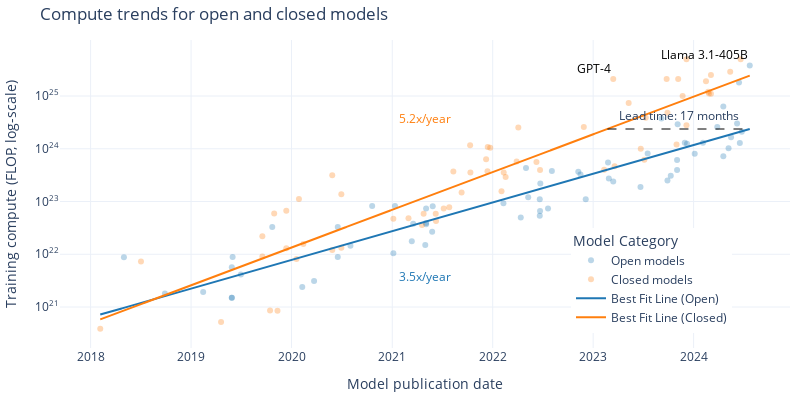

Write notebook code for a chart like this one.
### Markdown cell above
## Plot predictions

### Code cell
# Graph of the different model fits using plotly

model = 'simple'  # ['simple', 'kinked']
colors = {'open': '#1f77b4', 'closed': '#ff7f0e'}  # Using default plotly colors

# Parameters for the simple model
kink_count = 0
allow_discontinuities = False
same_intercepts = (False,)
same_slopes = (False,)

def plot_model(df, model_type, kink_count=1, allow_discontinuities=False):
    if model_type == 'simple':
        fit_result = fit_n_phase_exponential(df, 0, same_intercepts, same_slopes)
    else:
        fit_result = fit_n_phase_exponential(df, kink_count, allow_discontinuities, same_intercepts, same_slopes)

    df_open = df[df['category'] == 'Open']
    df_closed = df[df['category'] == 'Closed']

    fig = go.Figure()

    # Plot the original data points
    fig.add_trace(go.Scatter(
        x=df_open['date'], y=df_open['log_flop'],
        mode='markers', name='Open models',
        marker=dict(color=colors['open'], opacity=0.3)
    ))
    fig.add_trace(go.Scatter(
        x=df_closed['date'], y=df_closed['log_flop'],
        mode='markers', name='Closed models',
        marker=dict(color=colors['closed'], opacity=0.3)
    ))

    # Plot the fit lines
    date_grid = pd.date_range(start=df['date'].min(), end=df['date'].max(), freq='D')
    log_flop_open = fit_result.predict(pd.Series(date_grid), pd.Series(['Open'] * len(date_grid)))
    log_flop_closed = fit_result.predict(pd.Series(date_grid), pd.Series(['Closed'] * len(date_grid)))
    
    fig.add_trace(go.Scatter(
        x=date_grid, y=log_flop_open,
        mode='lines', name='Best Fit Line (Open)',
        line=dict(color=colors['open'])
    ))
    fig.add_trace(go.Scatter(
        x=date_grid, y=log_flop_closed,
        mode='lines', name='Best Fit Line (Closed)',
        line=dict(color=colors['closed'])
    ))

    # Add slope labels
    points = [df['date'].min()] + fit_result.break_points_dt + [df['date'].max()]
    for i in range(len(points) - 1):
        for category in ['open', 'closed']:
            mid = points[i] + (points[i+1] - points[i]) / 2
            y = fit_result.predict(pd.Series([mid]), pd.Series([category]))[0]
            fig.add_annotation(
                x=mid, y=y + 1.5 * (1 if category == 'closed' else -1),
                text=f'{10**fit_result.oom_year_slopes[category][i]:0.1f}x/year',
                showarrow=False,
                font=dict(size=12, color=colors[category])
            )

    # Plot horizontal line segment showing the lead time
    lead_time_years = calculate_lead_time(df, fit_result)
    end_date = df['date'].max()
    start_date = end_date - pd.DateOffset(days=int(lead_time_years * 365.25))
    y_value = fit_result.predict(pd.Series([end_date]), pd.Series(['Open']))[0]
    fig.add_shape(
        type="line",
        x0=start_date, y0=y_value, x1=end_date, y1=y_value,
        line=dict(color="black", width=1, dash="dash")
    )
    fig.add_annotation(
        x=(start_date + (end_date - start_date) * 0.5), y=y_value+0.25,
        text=f'Lead time: {lead_time_years*12:.0f} months',
        showarrow=False,
    )

    # Annotate some key models with text
    key_models = ['GPT-4', 'Llama 3.1-405B']
    for model_name in key_models:
        model_row = df_filtered[df_filtered['System'] == model_name]
        fig.add_annotation(
            x=model_row['date'].iloc[0], y=model_row['log_flop'].iloc[0],
            text=model_name,
            showarrow=False,
            font=dict(size=12, color='black'),
            xanchor='right', yanchor='bottom'
        )

    # Update layout
    fig.update_layout(
        template='plotly_white',
        width=800,
        height=400,
        title='Compute trends for open and closed models',
        xaxis_title='Model publication date',
        yaxis_title='Training compute (FLOP, log-scale)',
        legend_title='Model Category',
        legend=dict(
            x=0.7,
            y=0.05
        ),
        margin=dict(l=10, r=10, t=40, b=10),
        xaxis=dict(
            tickformat='%Y',
            dtick='M12',
        ),
        yaxis=dict(
            tickmode='array',
            tickvals=list(range(int(df['log_flop'].min()), int(df['log_flop'].max())+1)),
            ticktext=[f'10<sup>{i}</sup>' for i in range(int(df['log_flop'].min()), int(df['log_flop'].max())+1)]
        )
    )

    fname = f'compute_regression_{model_selection}_frontier={frontier_selection}_top{top_n}_cutoff={cutoff_date}_{model_type}_kinks={kink_count}'
    save_plot(fig, results_dir, fname)

    fig.show()

plot_model(df_filtered, model, kink_count)

### Figure 1 — Plotly figure (JSON) as saved in the notebook; plotly's stock layout.template omitted (floating-point values rounded to 4 significant figures; data arrays with more than 128 entries replaced by an {"elided": "..."} marker saying what was removed)
{"data": [{"marker": {"color": "#1f77b4", "opacity": 0.3}, "mode": "markers", "name": "Open models", "type": "scatter", "x": ["2018-05-02T00:00:00", "2018-09-28T00:00:00", "2019-02-14T00:00:00", "2019-05-29T00:00:00", "2019-05-29T00:00:00", "2019-05-29T00:00:00", "2019-06-01T00:00:00", "2019-07-01T00:00:00", "2019-10-23T00:00:00", "2020-02-09T00:00:00", "2020-03-23T00:00:00", "2020-06-17T00:00:00", "2020-06-17T00:00:00", "2020-08-02T00:00:00", "2020-10-20T00:00:00", "2021-01-05T00:00:00", "2021-01-11T00:00:00", "2021-03-13T00:00:00", "2021-03-18T00:00:00", "2021-05-01T00:00:00", "2021-05-04T00:00:00", "2021-05-04T00:00:00", "2021-05-04T00:00:00", "2021-05-26T00:00:00", "2021-05-28T00:00:00", "2022-02-09T00:00:00", "2022-04-13T00:00:00", "2022-05-02T00:00:00", "2022-05-10T00:00:00", "2022-06-21T00:00:00", "2022-06-21T00:00:00", "2022-06-22T00:00:00", "2022-06-23T00:00:00", "2022-07-21T00:00:00", "2022-08-04T00:00:00", "2022-11-08T00:00:00", "2022-11-16T00:00:00", "2022-12-05T00:00:00", "2023-02-24T00:00:00", "2023-02-27T00:00:00", "2023-03-15T00:00:00", "2023-06-22T00:00:00", "2023-07-18T00:00:00", "2023-09-06T00:00:00", "2023-09-28T00:00:00", "2023-10-10T00:00:00", "2023-11-02T00:00:00", "2023-11-02T00:00:00", "2023-11-04T00:00:00", "2023-11-30T00:00:00", "2023-12-08T00:00:00", "2024-01-05T00:00:00", "2024-02-04T00:00:00", "2024-03-27T00:00:00", "2024-04-18T00:00:00", "2024-04-18T00:00:00", "2024-05-07T00:00:00", "2024-05-16T00:00:00", "2024-06-07T00:00:00", "2024-06-14T00:00:00", "2024-06-17T00:00:00", "2024-06-24T00:00:00", "2024-07-23T00:00:00"], "y": [21.94, 21.26, 21.28, 21.18, 21.18, 21.76, 21.95, 21.62, 22.52, 21.38, 21.49, 21.95, 22.52, 22.16, 22.91, 22.02, 22.91, 22.25, 22.58, 22.18, 22.59, 22.87, 22.57, 22.43, 22.91, 22.97, 22.7, 23.63, 23.08, 23.04, 22.73, 22.82, 23.34, 22.87, 23.58, 23.56, 23.51, 23.04, 23.74, 23.44, 23.38, 23.28, 23.91, 24.58, 23.4, 23.49, 23.6, 23.79, 24.46, 24.11, 24.1, 23.91, 24.11, 24.41, 24.8, 23.86, 24.01, 24.22, 24.48, 25.26, 24.11, 24.32, 25.58]}, {"marker": {"color": "#ff7f0e", "opacity": 0.3}, "mode": "markers", "name": "Closed models", "type": "scatter", "x": ["2018-02-05T00:00:00", "2018-07-03T00:00:00", "2019-04-20T00:00:00", "2019-09-17T00:00:00", "2019-09-17T00:00:00", "2019-10-15T00:00:00", "2019-10-30T00:00:00", "2019-11-11T00:00:00", "2019-12-13T00:00:00", "2019-12-13T00:00:00", "2020-01-19T00:00:00", "2020-01-28T00:00:00", "2020-02-13T00:00:00", "2020-05-28T00:00:00", "2020-05-28T00:00:00", "2020-06-30T00:00:00", "2020-06-30T00:00:00", "2021-01-05T00:00:00", "2021-03-01T00:00:00", "2021-04-19T00:00:00", "2021-04-25T00:00:00", "2021-06-08T00:00:00", "2021-06-09T00:00:00", "2021-07-07T00:00:00", "2021-07-27T00:00:00", "2021-08-11T00:00:00", "2021-09-10T00:00:00", "2021-10-11T00:00:00", "2021-10-12T00:00:00", "2021-12-08T00:00:00", "2021-12-13T00:00:00", "2021-12-14T00:00:00", "2021-12-23T00:00:00", "2022-02-02T00:00:00", "2022-02-10T00:00:00", "2022-02-17T00:00:00", "2022-03-29T00:00:00", "2022-04-04T00:00:00", "2022-06-09T00:00:00", "2022-06-22T00:00:00", "2022-11-28T00:00:00", "2023-02-10T00:00:00", "2023-03-15T00:00:00", "2023-03-20T00:00:00", "2023-05-10T00:00:00", "2023-06-23T00:00:00", "2023-07-06T00:00:00", "2023-07-11T00:00:00", "2023-09-25T00:00:00", "2023-09-28T00:00:00", "2023-10-31T00:00:00", "2023-11-06T00:00:00", "2023-11-22T00:00:00", "2023-12-06T00:00:00", "2023-12-06T00:00:00", "2024-02-15T00:00:00", "2024-02-23T00:00:00", "2024-02-26T00:00:00", "2024-03-04T00:00:00", "2024-03-04T00:00:00", "2024-05-13T00:00:00", "2024-06-20T00:00:00"], "y": [20.59, 21.86, 20.72, 21.96, 22.34, 20.93, 22.77, 20.93, 22.83, 22.11, 21.91, 23.05, 22.2, 22.08, 23.5, 22.12, 23.14, 22.67, 22.68, 22.56, 22.77, 22.77, 22.63, 22.87, 22.89, 23.57, 23.17, 24.07, 23.55, 23.8, 23.57, 24.03, 24.02, 23.2, 23.55, 23.46, 23.76, 24.4, 23.75, 23.6, 24.41, 23.6, 25.32, 23.67, 24.87, 24.0, 23.79, 24.59, 25.32, 24.68, 24.08, 25.32, 25.0, 24.45, 25.7, 25.28, 25.08, 25.05, 25.4, 25.04, 25.46, 25.7]}, {"line": {"color": "#1f77b4"}, "mode": "lines", "name": "Best Fit Line (Open)", "type": "scatter", "x": {"elided": "2361 str values"}, "y": {"elided": "2361 float values"}}, {"line": {"color": "#ff7f0e"}, "mode": "lines", "name": "Best Fit Line (Closed)", "type": "scatter", "x": {"elided": "2361 str values"}, "y": {"elided": "2361 float values"}}], "layout": {"annotations": [{"font": {"color": "#1f77b4", "size": 12}, "showarrow": false, "text": "3.5x/year", "x": "2021-04-30T00:00:00", "y": 21.58}, {"font": {"color": "#ff7f0e", "size": 12}, "showarrow": false, "text": "5.2x/year", "x": "2021-04-30T00:00:00", "y": 24.58}, {"showarrow": false, "text": "Lead time: 17 months", "x": "2023-11-07T12:00:00", "y": 24.62}, {"font": {"color": "black", "size": 12}, "showarrow": false, "text": "GPT-4", "x": "2023-03-15T00:00:00", "xanchor": "right", "y": 25.32, "yanchor": "bottom"}, {"font": {"color": "black", "size": 12}, "showarrow": false, "text": "Llama 3.1-405B", "x": "2024-07-23T00:00:00", "xanchor": "right", "y": 25.58, "yanchor": "bottom"}], "height": 400, "legend": {"title": {"text": "Model Category"}, "x": 0.7, "y": 0.05}, "margin": {"b": 10, "l": 10, "r": 10, "t": 40}, "shapes": [{"line": {"color": "black", "dash": "dash", "width": 1}, "type": "line", "x0": "2023-02-22T00:00:00", "x1": "2024-07-23T00:00:00", "y0": 24.37, "y1": 24.37}], "title": {"text": "Compute trends for open and closed models"}, "width": 800, "xaxis": {"dtick": "M12", "tickformat": "%Y", "title": {"text": "Model publication date"}}, "yaxis": {"tickmode": "array", "ticktext": ["10<sup>20</sup>", "10<sup>21</sup>", "10<sup>22</sup>", "10<sup>23</sup>", "10<sup>24</sup>", "10<sup>25</sup>"], "tickvals": [20, 21, 22, 23, 24, 25], "title": {"text": "Training compute (FLOP, log-scale)"}}}}
